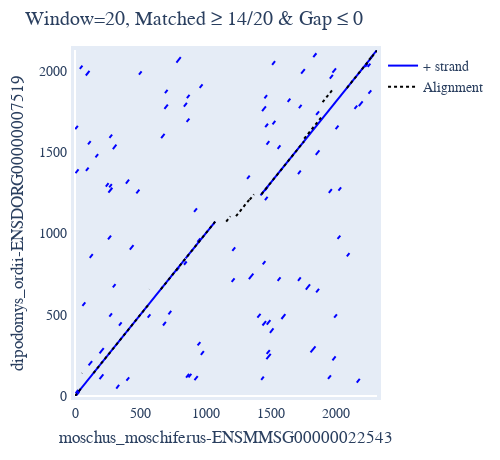

The notebook cell saved with this chart:
### Code cell
cogent3_aligner_seqs.dotplot(name1 = 'moschus_moschiferus-ENSMMSG00000022543', name2 = 'dipodomys_ordii-ENSDORG00000007519')

### Figure 1 — Plotly figure (JSON) as saved in the notebook; plotly's stock layout.template omitted (floating-point values rounded to 4 significant figures; data arrays with more than 128 entries replaced by an {"elided": "..."} marker saying what was removed)
{"data": [{"line": {"color": "blue"}, "mode": "lines", "name": "+ strand", "showlegend": true, "type": "scatter", "x": {"elided": "308 int values"}, "xaxis": "x", "y": {"elided": "308 int values"}, "yaxis": "y"}, {"line": {"color": "black", "dash": "dot"}, "mode": "lines", "name": "Alignment", "showlegend": true, "type": "scatter", "x": [0.2, 53.2, null, 141.2, 569.2, null, 657.2, 1073.0, null, 54.2, 53.2, null, 570.2, 569.2, null, 1158.0, 1190.0, null, 1233.0, 1334.0, null, 1338.0, 1370.0, null, 1428.0, 1754.0, null, 2082.0, 2252.0, null, 2274.0, 2312.0, null, 1755.0, 1895.0, null, 1896.0, 1982.0, null, 2253.0, 2270.0], "xaxis": "x", "y": [0, 53, null, 141, 569, null, 657, 1073, null, 141, 140, null, 657, 656, null, 1074, 1106, null, 1107, 1208, null, 1209, 1241, null, 1242, 1568, null, 1896, 2066, null, 2088, 2126, null, 1584, 1724, null, 1809, 1895, null, 2070, 2087], "yaxis": "y"}], "layout": {"autosize": false, "font": {"family": "Balto", "size": 14}, "height": 460.4, "hovermode": "closest", "margin": {"b": 50, "l": 50, "pad": 4, "r": 50, "t": 50}, "showlegend": true, "title": {"text": "Window=20, Matched ≥ 14/20 & Gap ≤ 0"}, "width": 500, "xaxis": {"mirror": true, "range": [0, 2313], "showgrid": false, "showline": true, "title": {"text": "moschus_moschiferus-ENSMMSG00000022543"}, "visible": true}, "yaxis": {"mirror": true, "range": [0, 2130], "showgrid": false, "showline": true, "title": {"text": "dipodomys_ordii-ENSDORG00000007519"}, "visible": true}}}
